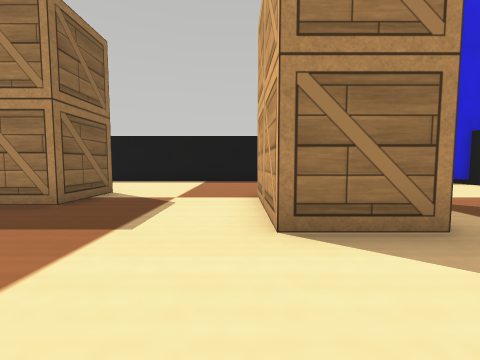
[1] (above)

16 first-person views from a walk through a world built for the Webots simulator. The camera is 0.04 m above the floor, tilts 4° down and sees 90° across. The floor is counted in squares, 0.05 m on a side. Each view is taken from the middle of a square. On the plan, view 1 faces up. The plan holds only what a view shows up to about 9 squares ahead; the rest is blank. The robots in the file are not drawn. Webots' stock objects and surfaces are drawn as simple stand-ins.

[2]
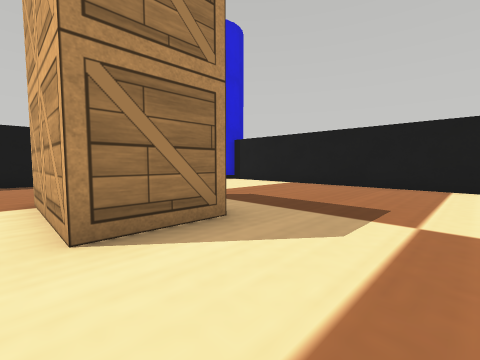

[3]
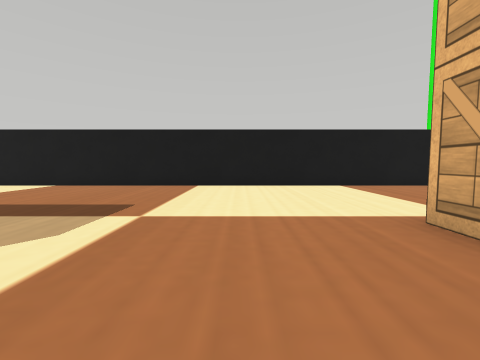

[4]
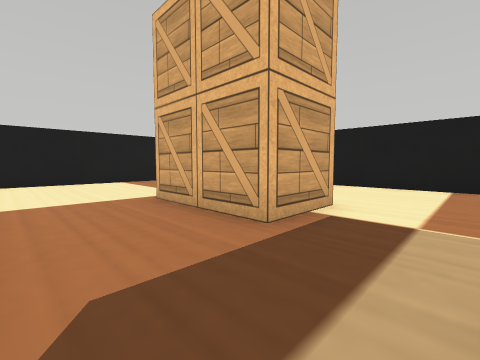

[5]
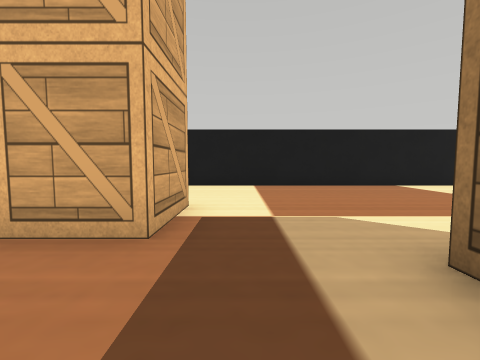

[6]
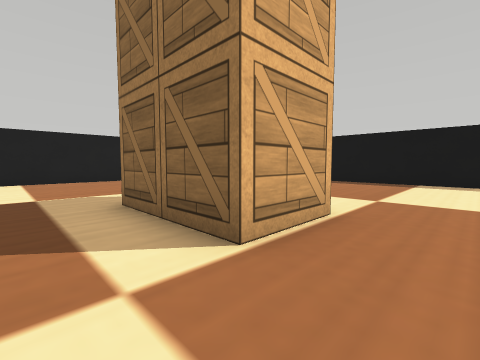

[7]
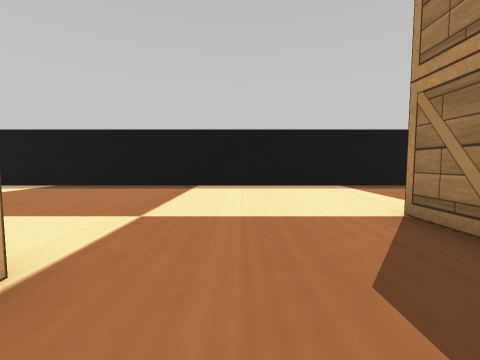

[8]
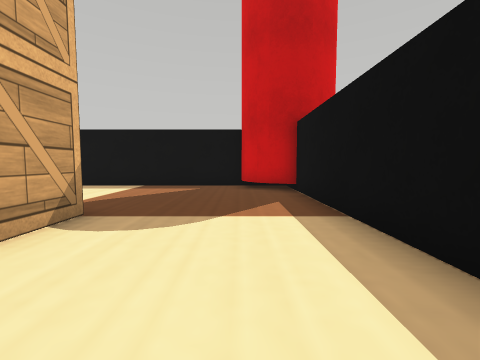

[9]
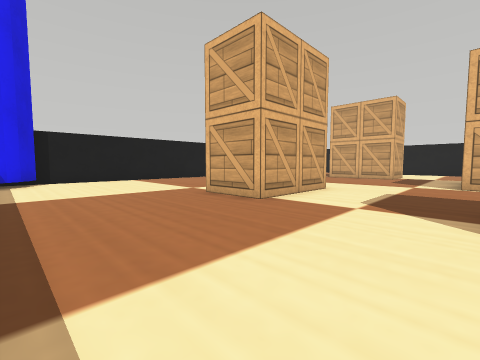

[10]
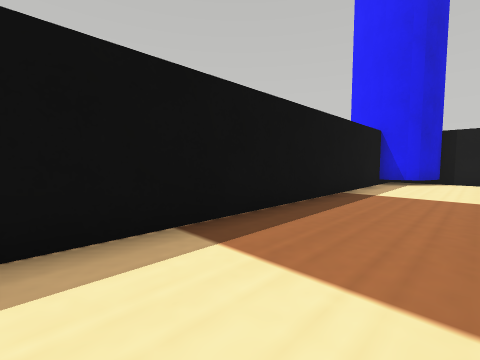

[11]
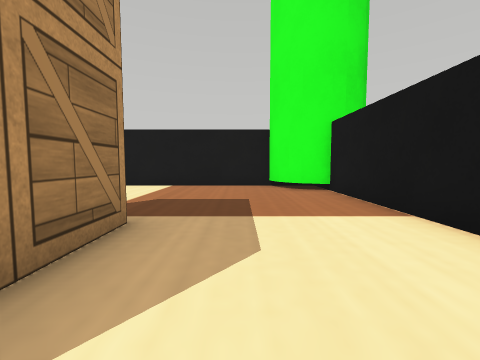

[12]
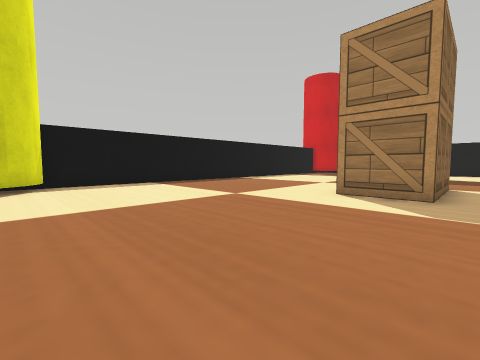

[13]
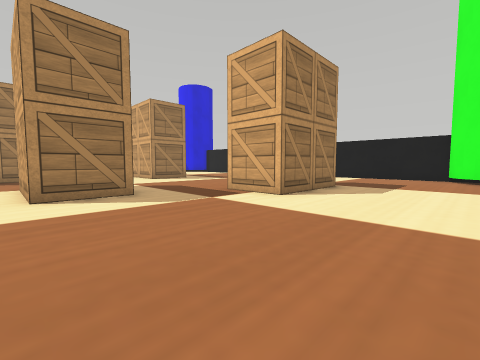

[14]
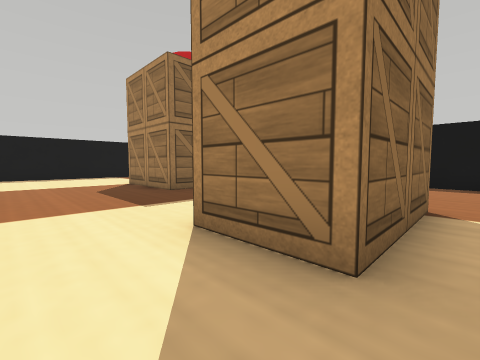

[15]
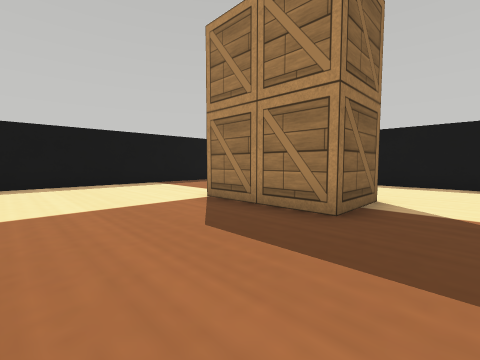

[16]
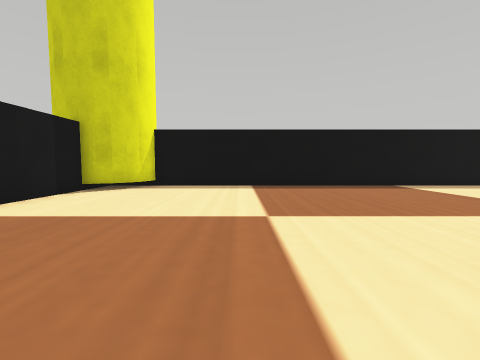

### Floor plan
Points are (right, up) in squares from view 1. A wall is a line through its corners. A room is listed if a view was taken in it or the views show most of it. See-through windows are left out.
Room 1 (views 1, 2, 3, 4, 5, 6, 7, 8, 9, 10, 11, 12, 13, 14, 15, 16)
walls: (-11.7, 9.5) (-11.7, -8.5); (7.1, 10.7) (-10.4, 10.7); (-10.5, -9.7) (7.5, -9.7); (8.7, -8.5) (8.7, 9.5)
objects: wooden box (-7, 5) to (-4, 6); wooden box (-4, -3) to (-3, 0); wooden box (0, -5) to (3, -4); wooden box (1, 3) to (2, 6)

Where each view was taken, in squares from view 1:
view 1: 0 up, 0 right, facing up
view 2: 0 up, 0 right, facing up-right
view 3: 1 down, 0 right, facing right
view 4: 1 down, 2 left, facing down-right
view 5: 1 down, 1 left, facing down
view 6: 2 up, 1 left, facing down-left
view 7: 2 up, 3 left, facing left
view 8: 9 up, 3 left, facing left
view 9: 10 up, 3 left, facing down-right
view 10: 8 up, 3 left, facing up-right
view 11: 7 down, 0 right, facing right
view 12: 9 down, 2 left, facing up-left
view 13: 9 down, 5 left, facing up-right
view 14: 1 up, 3 right, facing up-left
view 15: 1 up, 2 left, facing up-left
view 16: 5 down, 3 left, facing left
